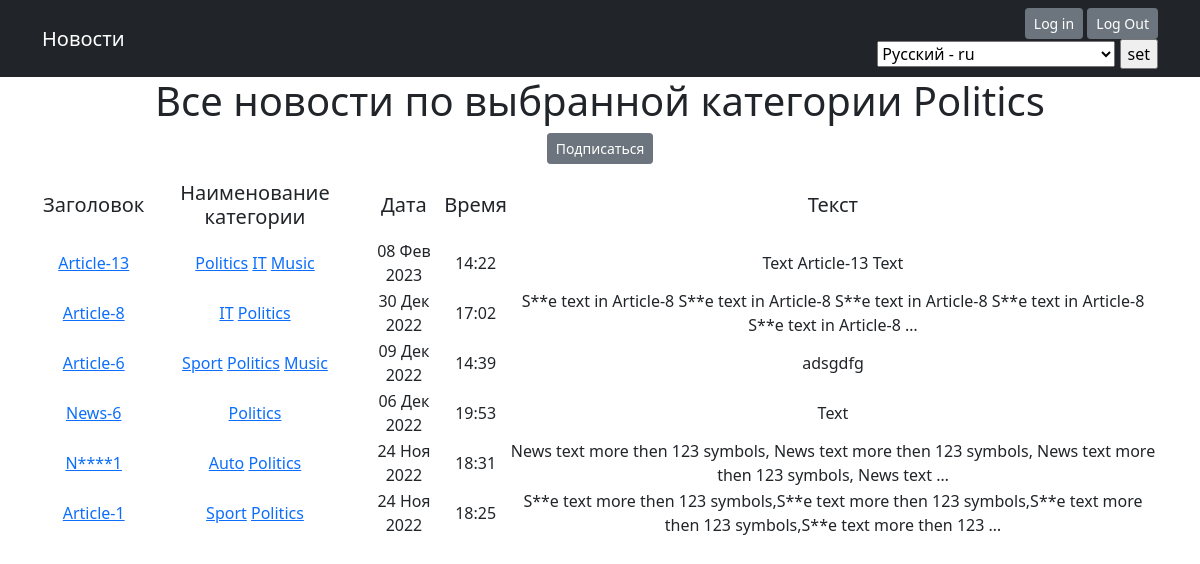
Page /news/categories/2 on the committed database.
### news/models.py (models this page shows, shortened)
class Category(models.Model):
    name = models.CharField(max_length=127, unique=True, help_text=_('Category name'))
    subscribers = models.ManyToManyField(User, through='SubscribeCategory')
    def __str__(self):
        return f'{self.name}'

class Post(models.Model):
    authorP = models.ForeignKey(Author, on_delete=models.CASCADE)
    articles = "AR"
    news = "NW"
    CATEGORY_TYPES = [
        (articles, 'Статья'),
        (news, 'Новость')
    ]
    category_type = models.CharField(max_length=2, choices=CATEGORY_TYPES, default=news)
    time_add = models.DateTimeField(auto_now_add=True)
    post_category = models.ManyToManyField(Category, through='PostCategory')
    title = models.CharField(max_length=255)
    text = models.TextField()
    rating = models.IntegerField(default=0)
    def get_absolute_url(self):
        return reverse('news_detail', args=[str(self.id)])

### news/views.py (the view)
# urls.py: path('categories/<int:pk>', cache_page(60)(CategoryListView.as_view()), name='category_list'),
class CategoryListView(ListView):
    model = Post
    template_name = 'category_list.html'
    context_object_name = 'category_list'
    def get_queryset(self):
        self.category = get_object_or_404(Category, id=self.kwargs['pk'])
        queryset = Post.objects.filter(post_category=self.category).order_by('-time_add')
        return queryset
    def get_context_data(self, **kwargs):
        context = super().get_context_data(**kwargs)
        context['is_not_subscriber'] = self.request.user not in self.category.subscribers.all()
        context['category'] = self.category
        return context

### news/templatetags/d36_filters.py (called while the page is built)
@register.filter()
def censor(txt):
    replace_list = ['some', 'news-1']
    if not isinstance(txt, str):
        raise TypeError(f'invalid object type for censorship')
    else:
        for word in txt.split(" "):
            if word.lower() in replace_list:
                txt = txt.replace(word, f'{word[0]}{"*"*(len(word)-2)}{word[-1]}')
    return txt

### templates/category_list.html (shortened to what this page needs)
{% extends 'flatpages/default.html' %}
{% load d36_filters %}
{% load custom_tags %}
{% load i18n %}
{% block content %}
<h1>{% translate "All news on the selected category" %}
    {{ category }}
</h1>
  {% if is_not_subscriber %}
  <p class="text-center"><a href="{% url 'subscribe' category.id %}" class="btn btn-secondary btn-sm">{% translate "Subscribe" %}</a></p>
  {% endif %}
   {% if category_list %}
       <table>
           <tr>
               <td><h5>{% translate "Title" %}</h5></td>
               <td><h5>{% translate "Category" %}</h5></td>
               <td><h5>{% translate "Date" %}</h5></td>
               <td><h5>{% translate "Time" %}</h5></td>
               <td><h5>{% translate "Text" %}</h5></td>
           </tr>
           {% for n in category_list %}
           <tr>
               <td><a href="{{n.get_absolute_url}}">{{ n.title|censor }}</a></td>
               <td>{% for cat in n.post_category.all %}
                    <a href="{% url 'category_list' cat.id %}">{{ cat.name }}</a>
                    {% endfor %}
               </td>
               <td>{{ n.time_add|date:'d M Y' }}</td>
               <td>{{ n.time_add|time }}</td>
               <td>{{ n.text|truncatewords:20|censor }}</td>
           </tr>
           {% endfor %}
       </table>
   {% else %}
       <h2>{% translate "There is no news" %}</h2>
   {% endif %}
{% endblock content %}

### rows in the picture
Category: name "Politics"
Post: title|censor "Article-13", time_add "08 Фев 2023", time_add "14:22", text|censor "Text Article-13 Text"
Category: name "IT"
Category: name "Music"
Post: title|censor "Article-8", time_add "30 Дек 2022", time_add "17:02", text|censor "S**e text in Article-8 S**e text in Article-8 S**e text in Article-8 S**e text in Article-8 S**e text in Article-8 …"
Post: title|censor "Article-6", time_add "09 Дек 2022", time_add "14:39", text|censor "adsgdfg"
Category: name "Sport"
Post: title|censor "News-6", time_add "06 Дек 2022", time_add "19:53", text|censor "Text"
Post: title|censor "N****1", time_add "24 Ноя 2022", time_add "18:31", text|censor "News text more then 123 symbols, News text more then 123 symbols, News text more then 123 symbols, News text …"
Category: name "Auto"
Post: title|censor "Article-1", time_add "24 Ноя 2022", time_add "18:25", text|censor "S**e text more then 123 symbols,S**e text more then 123 symbols,S**e text more then 123 symbols,S**e text more then 123 …"

### other values in the picture
form field language "Русский - ru"
